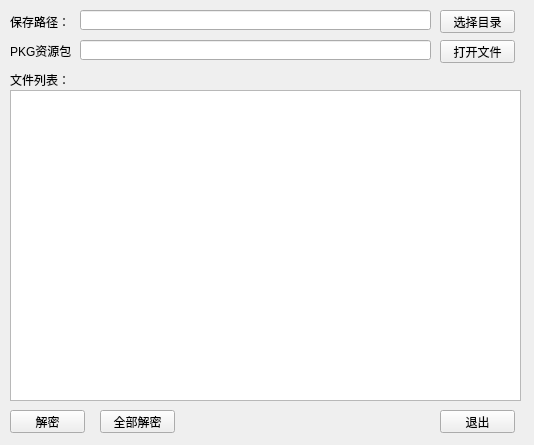
<?xml version="1.0" encoding="UTF-8"?>
<ui version="4.0">
 <class>frmMain</class>
 <widget class="QWidget" name="frmMain">
  <property name="geometry">
   <rect>
    <x>0</x>
    <y>0</y>
    <width>534</width>
    <height>445</height>
   </rect>
  </property>
  <property name="windowTitle">
   <string>PKG资源包解密工具</string>
  </property>
  <widget class="QPushButton" name="btnOpenFile">
   <property name="geometry">
    <rect>
     <x>440</x>
     <y>40</y>
     <width>75</width>
     <height>23</height>
    </rect>
   </property>
   <property name="text">
    <string>打开文件</string>
   </property>
  </widget>
  <widget class="QLabel" name="label_2">
   <property name="geometry">
    <rect>
     <x>10</x>
     <y>12</y>
     <width>61</width>
     <height>20</height>
    </rect>
   </property>
   <property name="text">
    <string>保存路径：</string>
   </property>
  </widget>
  <widget class="QPushButton" name="btnSelDir">
   <property name="geometry">
    <rect>
     <x>440</x>
     <y>10</y>
     <width>75</width>
     <height>23</height>
    </rect>
   </property>
   <property name="text">
    <string>选择目录</string>
   </property>
  </widget>
  <widget class="QListWidget" name="lstFileList">
   <property name="geometry">
    <rect>
     <x>10</x>
     <y>90</y>
     <width>511</width>
     <height>311</height>
    </rect>
   </property>
   <property name="selectionMode">
    <enum>QAbstractItemView::ExtendedSelection</enum>
   </property>
  </widget>
  <widget class="QPushButton" name="btnDecode">
   <property name="geometry">
    <rect>
     <x>10</x>
     <y>410</y>
     <width>75</width>
     <height>23</height>
    </rect>
   </property>
   <property name="text">
    <string>解密</string>
   </property>
  </widget>
  <widget class="QPushButton" name="btnDecodeAll">
   <property name="geometry">
    <rect>
     <x>100</x>
     <y>410</y>
     <width>75</width>
     <height>23</height>
    </rect>
   </property>
   <property name="text">
    <string>全部解密</string>
   </property>
  </widget>
  <widget class="QPushButton" name="btnExit">
   <property name="geometry">
    <rect>
     <x>440</x>
     <y>410</y>
     <width>75</width>
     <height>23</height>
    </rect>
   </property>
   <property name="text">
    <string>退出</string>
   </property>
  </widget>
  <widget class="QLabel" name="label_3">
   <property name="geometry">
    <rect>
     <x>10</x>
     <y>41</y>
     <width>61</width>
     <height>20</height>
    </rect>
   </property>
   <property name="text">
    <string>PKG资源包：</string>
   </property>
  </widget>
  <widget class="QLabel" name="label_4">
   <property name="geometry">
    <rect>
     <x>10</x>
     <y>70</y>
     <width>61</width>
     <height>20</height>
    </rect>
   </property>
   <property name="text">
    <string>文件列表：</string>
   </property>
  </widget>
  <widget class="QLineEdit" name="txtSavePath">
   <property name="geometry">
    <rect>
     <x>80</x>
     <y>10</y>
     <width>351</width>
     <height>20</height>
    </rect>
   </property>
  </widget>
  <widget class="QLineEdit" name="txtSrcFile">
   <property name="geometry">
    <rect>
     <x>80</x>
     <y>40</y>
     <width>351</width>
     <height>20</height>
    </rect>
   </property>
  </widget>
 </widget>
 <resources/>
 <connections>
  <connection>
   <sender>btnExit</sender>
   <signal>clicked()</signal>
   <receiver>frmMain</receiver>
   <slot>close()</slot>
   <hints>
    <hint type="sourcelabel">
     <x>477</x>
     <y>424</y>
    </hint>
    <hint type="destinationlabel">
     <x>525</x>
     <y>442</y>
    </hint>
   </hints>
  </connection>
 </connections>
</ui>
